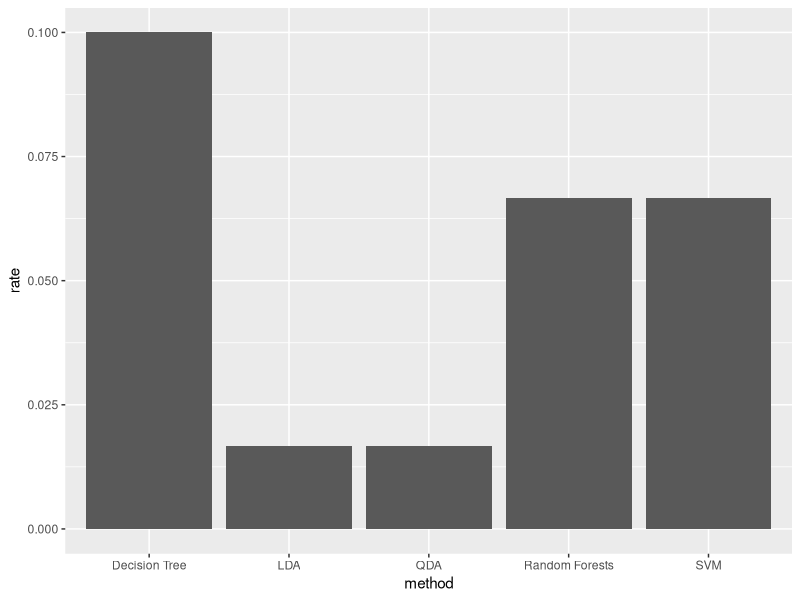

Here is the R script that generated this plot:
library(ggplot2)

data <- data.frame(method=c(
  "Random Forests",
  "Decision Tree",
  "SVM",
  "LDA",
  "QDA"
), rate=c(
  0.06666667,
  0.1,
  0.06666667,
  0.01666667,
  0.01666667
))

cmd.args <- commandArgs(trailingOnly=T)
fname <- cmd.args[1]
png(filename=fname, width=10,height=6,units="in", res=300)

ggplot(data, aes(x=method, y=rate)) +
  geom_bar(stat="identity")
